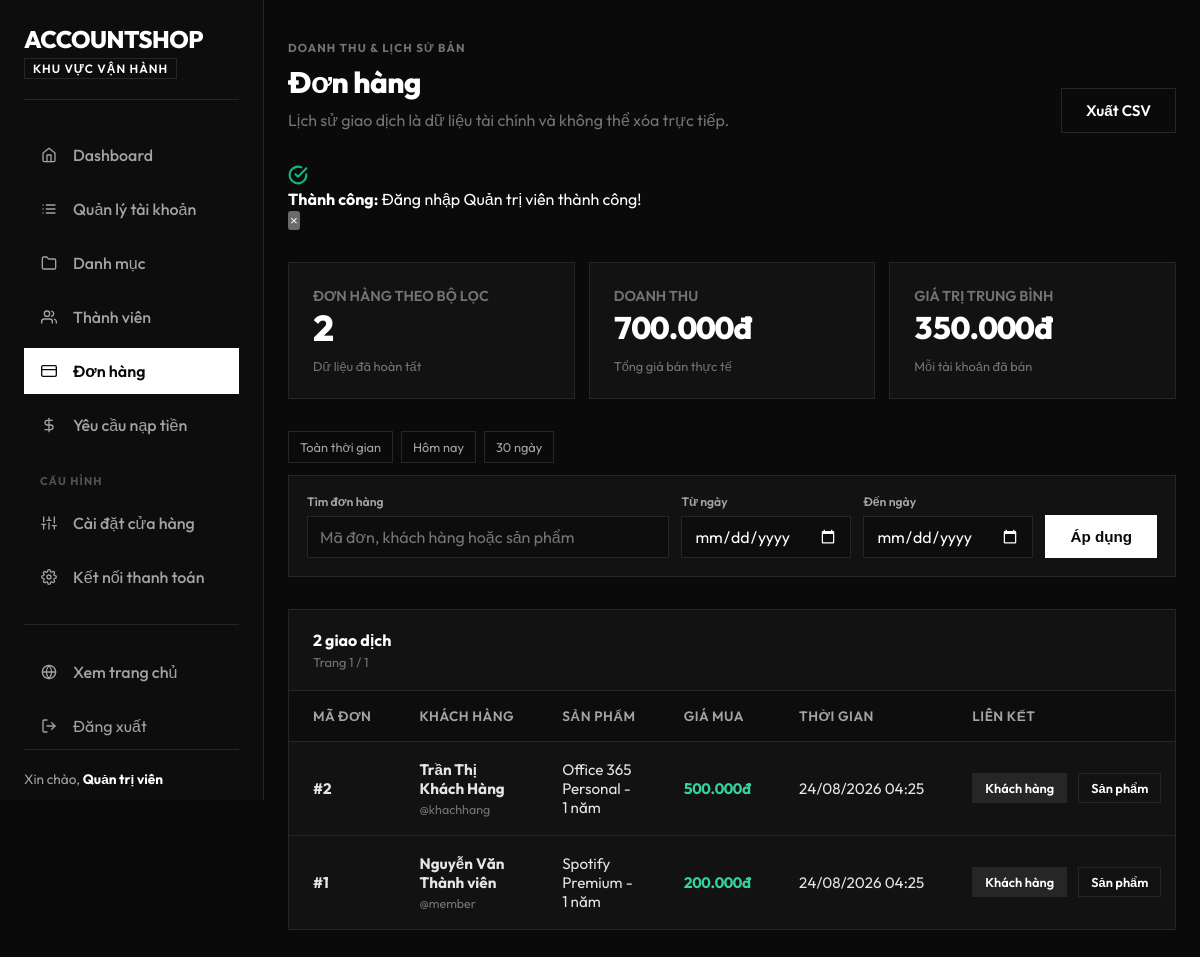
/admin/crud/orders/list.php (signed in), run on the app's committed database.
### tables this page shows
CREATE TABLE orders (
  id INT AUTO_INCREMENT PRIMARY KEY,
  user_id INT NOT NULL,
  account_id INT NOT NULL,
  price DECIMAL(15,0) NOT NULL,
  created_at DATETIME DEFAULT CURRENT_TIMESTAMP,
  FOREIGN KEY (user_id) REFERENCES users(id) ON DELETE CASCADE,
  FOREIGN KEY (account_id) REFERENCES accounts(id) ON DELETE CASCADE
);

CREATE TABLE users (
  id INT AUTO_INCREMENT PRIMARY KEY,
  username VARCHAR(50) NOT NULL UNIQUE,
  password VARCHAR(255) NOT NULL,
  fullname VARCHAR(100) NOT NULL,
  role ENUM('admin', 'user') DEFAULT 'user',
  is_active TINYINT(1) NOT NULL DEFAULT 1,
  balance DECIMAL(15,0) NOT NULL DEFAULT 0,
  created_at DATETIME DEFAULT CURRENT_TIMESTAMP
);

CREATE TABLE accounts (
  id INT AUTO_INCREMENT PRIMARY KEY,
  name VARCHAR(200) NOT NULL,
  description TEXT,
  price DECIMAL(15,0) NOT NULL DEFAULT 0,
  category_id INT DEFAULT NULL,
  image VARCHAR(255) DEFAULT NULL,
  account_detail TEXT DEFAULT NULL COMMENT 'Thông tin đăng nhập',
  status ENUM('available', 'sold') DEFAULT 'available',
  hidden TINYINT(1) NOT NULL DEFAULT 0 COMMENT 'Ẩn sản phẩm khỏi trang chủ',
  created_at DATETIME DEFAULT CURRENT_TIMESTAMP,
  updated_at DATETIME DEFAULT CURRENT_TIMESTAMP ON UPDATE CURRENT_TIMESTAMP,
  FOREIGN KEY (category_id) REFERENCES categories(id) ON DELETE SET NULL
);

### includes/settings.php (called while the page is built, shortened)
<?php
function load_app_settings(PDO $pdo): array
{
    $rows = $pdo->query('SELECT setting_key, setting_value FROM settings')->fetchAll();
    $settings = [];
    foreach ($rows as $row) {
        $settings[$row['setting_key']] = $row['setting_value'];
    }
    return $settings;
}
function app_setting(string $key, $default = null)
{
    global $settingsMap;
    return array_key_exists($key, $settingsMap ?? []) ? $settingsMap[$key] : $default;
}
function app_setting_int(string $key, int $default, int $minimum = 0, ?int $maximum = null): int
{
    $value = filter_var(app_setting($key, $default), FILTER_VALIDATE_INT);
    $value = $value === false ? $default : $value;
    $value = max($minimum, $value);
    return $maximum === null ? $value : min($maximum, $value);
}

### config/db.php (called while the page is built, shortened)
<?php
require_once __DIR__ . '/../includes/settings.php';
$host = getenv('DB_HOST') ?: 'localhost';
$port = getenv('DB_PORT') ?: '3306';
$dbname = getenv('DB_NAME') ?: 'account_shop';
$username = getenv('DB_USER') ?: 'root';
$password = getenv('DB_PASS') !== false ? getenv('DB_PASS') : '';
try {
    $pdo = new PDO("mysql:host=$host;port=$port;dbname=$dbname;charset=utf8mb4", $username, $password);
    $pdo->setAttribute(PDO::ATTR_ERRMODE, PDO::ERRMODE_EXCEPTION);
    $pdo->setAttribute(PDO::ATTR_DEFAULT_FETCH_MODE, PDO::FETCH_ASSOC);
    try {
        $settingsMap = load_app_settings($pdo);
    } catch (Exception $e) {
        $settingsMap = [];
    }
} catch (PDOException $e) {
    error_log('Database connection failed: ' . $e->getMessage());
    http_response_code(503);
    die('Hệ thống đang bảo trì kết nối dữ liệu. Vui lòng thử lại sau.');
}
?>

### admin/config/db.php (called while the page is built)
<?php
require_once __DIR__ . '/../../config/db.php';
?>

### admin/crud/orders/orders.php (called while the page is built, shortened)
<?php
require_once __DIR__ . '/../../config/db.php';
function buildOrderFilters(string $search, string $dateFrom, string $dateTo): array
{
    $where = [];
    $params = [];
    return [$where ? ' WHERE ' . implode(' AND ', $where) : '', $params];
}
function getFilteredOrders(PDO $pdo, string $search, string $dateFrom, string $dateTo, int $limit, int $offset): array
{
    [$whereSql, $params] = buildOrderFilters($search, $dateFrom, $dateTo);
    $fromSql = ' FROM orders o LEFT JOIN users u ON o.user_id = u.id LEFT JOIN accounts a ON o.account_id = a.id ';
    $summaryStmt = $pdo->prepare('SELECT COUNT(*) AS total, COALESCE(SUM(o.price), 0) AS revenue, COALESCE(AVG(o.price), 0) AS average' . $fromSql . $whereSql);
    $summaryStmt->execute($params);
    $summary = $summaryStmt->fetch();
    $stmt = $pdo->prepare(
        'SELECT o.*, u.username, u.fullname AS user_fullname, a.name AS account_name, a.account_detail' .
        $fromSql . $whereSql . ' ORDER BY o.id DESC LIMIT ' . $limit . ' OFFSET ' . $offset
    );
    $stmt->execute($params);
    return ['rows' => $stmt->fetchAll(), 'summary' => $summary];
}

### admin/crud/orders/list.php (the view, shortened to what this page needs)
<?php
require_once __DIR__ . '/orders.php';
require_once __DIR__ . '/../../../includes/flash.php';
$search = trim($_GET['search'] ?? '');
$dateFrom = preg_match('/^\d{4}-\d{2}-\d{2}$/', $_GET['date_from'] ?? '') ? $_GET['date_from'] : '';
$dateTo = preg_match('/^\d{4}-\d{2}-\d{2}$/', $_GET['date_to'] ?? '') ? $_GET['date_to'] : '';
$page = max(1, (int) ($_GET['page'] ?? 1));
$pageSize = app_setting_int('admin_page_size', 20, 10, 100);
$result = getFilteredOrders($pdo, $search, $dateFrom, $dateTo, $pageSize, ($page - 1) * $pageSize);
$summary = $result['summary'];
$totalPages = max(1, (int) ceil($summary['total'] / $pageSize));
$orders = $result['rows'];
$today = date('Y-m-d');
$last30Days = date('Y-m-d', strtotime('-29 days'));
?>
<!DOCTYPE html>
<html lang="vi">
<head>
    <link rel="stylesheet" href="../../../assets/admin/css/admin.css">
</head>
<body>
<div class="admin-layout">
    <?php include __DIR__ . '/../../sidebar.php'; ?>
    <main class="main-content">
        <header class="topbar admin-page-heading">
            <div><span class="eyebrow">Doanh thu & lịch sử bán</span><h1>Đơn hàng</h1><p>Lịch sử giao dịch là dữ liệu tài chính và không thể xóa trực tiếp.</p></div>
            <a class="btn btn-secondary" href="?<?= http_build_query(['search' => $search, 'date_from' => $dateFrom, 'date_to' => $dateTo, 'export' => 'csv']) ?>">Xuất CSV</a>
        </header>
        <div class="content-body">
            <?= render_flash() ?>
            <section class="stats-grid stats-grid-compact">
                <article class="stat-card"><span class="stat-label">Đơn hàng theo bộ lọc</span><strong class="stat-number"><?= number_format($summary['total']) ?></strong><span class="stat-meta">Dữ liệu đã hoàn tất</span></article>
                <article class="stat-card"><span class="stat-label">Doanh thu</span><strong class="stat-number stat-number-money"><?= number_format($summary['revenue'], 0, ',', '.') ?>đ</strong><span class="stat-meta">Tổng giá bán thực tế</span></article>
                <article class="stat-card"><span class="stat-label">Giá trị trung bình</span><strong class="stat-number stat-number-money"><?= number_format($summary['average'], 0, ',', '.') ?>đ</strong><span class="stat-meta">Mỗi tài khoản đã bán</span></article>
            </section>
            <div class="quick-filter-row">
                <a href="list.php" class="filter-chip-link">Toàn thời gian</a>
                <a href="?<?= http_build_query(['date_from' => $today, 'date_to' => $today]) ?>" class="filter-chip-link">Hôm nay</a>
                <a href="?<?= http_build_query(['date_from' => $last30Days, 'date_to' => $today]) ?>" class="filter-chip-link">30 ngày</a>
            </div>
            <form method="GET" class="toolbar-card">
                <div class="toolbar-search"><label for="search">Tìm đơn hàng</label><input id="search" name="search" type="search" value="<?= htmlspecialchars($search) ?>" placeholder="Mã đơn, khách hàng hoặc sản phẩm"></div>
                <div class="toolbar-field"><label for="date_from">Từ ngày</label><input id="date_from" name="date_from" type="date" value="<?= htmlspecialchars($dateFrom) ?>"></div>
                <div class="toolbar-field"><label for="date_to">Đến ngày</label><input id="date_to" name="date_to" type="date" value="<?= htmlspecialchars($dateTo) ?>"></div>
                <button type="submit" class="btn btn-primary">Áp dụng</button>
            </form>
            <section class="table-card">
                <div class="table-card-header"><div><h2><?= number_format($summary['total']) ?> giao dịch</h2><p>Trang <?= $page ?> / <?= $totalPages ?></p></div></div>
                <div class="table-scroll">
                    <table class="data-table">
                        <thead><tr><th>Mã đơn</th><th>Khách hàng</th><th>Sản phẩm</th><th>Giá mua</th><th>Thời gian</th><th>Liên kết</th></tr></thead>
                        <tbody>
                        <?php foreach ($orders as $order): ?>
                            <tr>
                                <td><strong>#<?= $order['id'] ?></strong></td>
                                <td><strong><?= htmlspecialchars($order['user_fullname'] ?? 'Tài khoản đã xóa') ?></strong><span class="table-subtext">@<?= htmlspecialchars($order['username'] ?? 'không còn dữ liệu') ?></span></td>
                                <td><?= htmlspecialchars($order['account_name'] ?? 'Sản phẩm không còn dữ liệu') ?></td>
                                <td class="money-positive"><?= number_format($order['price'], 0, ',', '.') ?>đ</td>
                                <td><?= date('d/m/Y H:i', strtotime($order['created_at'])) ?></td>
                                <td class="actions">
                                    <?php if ($order['user_id']): ?><a class="btn btn-small btn-edit" href="../users/update.php?id=<?= $order['user_id'] ?>">Khách hàng</a><?php endif; ?>
                                    <?php if ($order['account_id'] && $order['account_name']): ?><a class="btn btn-small btn-secondary" href="../accounts/update.php?id=<?= $order['account_id'] ?>">Sản phẩm</a><?php endif; ?>
                                </td>
                            </tr>
                        <?php endforeach; ?>
                        </tbody>
                    </table>
                </div>
            </section>
        </div>
    </main>
</div>
</body>
</html>

### data on the page
orders: id "2", user.fullname "Trần Thị Khách Hàng", user.username "khachhang", account.name "Office 365 Personal - 1 năm", price "500.000", created_at "24/08/2026 04:25"
orders: id "1", user.fullname "Nguyễn Văn Thành viên", user.username "member", account.name "Spotify Premium - 1 năm", price "200.000", created_at "24/08/2026 04:25"

### other printed values
SITE_SHORT_NAME "ACCOUNTSHOP"
$_SESSION['admin_fullname'] "Quản trị viên"
$success "Đăng nhập Quản trị viên thành công!"
$summary['total'] "2"
$summary['revenue'] "700.000"
$summary['average'] "350.000"
$page "1"
$totalPages "1"
